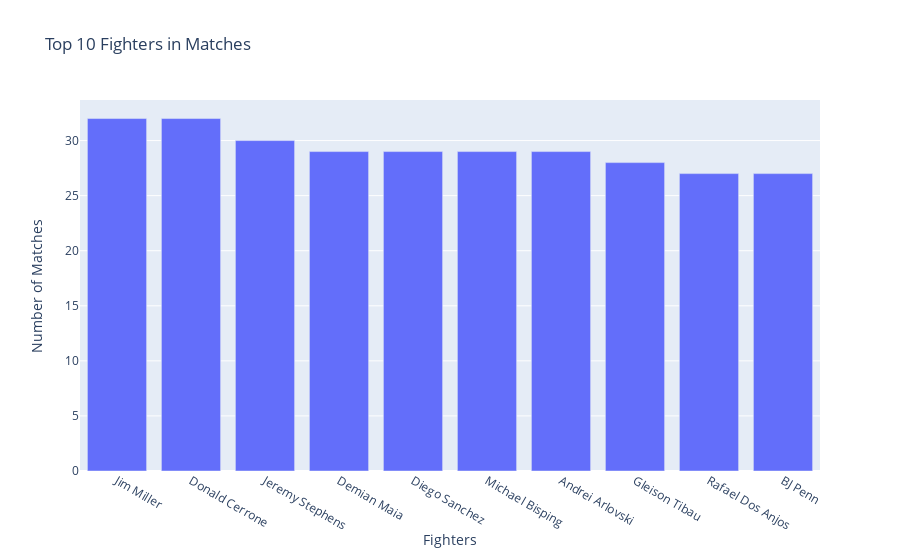

This figure's notebook cell:
### Markdown cell above
Let's check how many fighters are analyzed and the fighters with most participation on UFC matches.

### Code cell
fighters = pd.concat([data['R_fighter'], data['B_fighter']], ignore_index=True)
print(f'There are {len(fighters.unique())} fighters in the dataset.')

values = fighters.value_counts().sort_values(ascending=False).head(10)
labels = values.index
trace = go.Bar(x=labels, y=values)
layout = go.Layout(title='Top 10 Fighters in Matches',
                  xaxis = {'title' : 'Fighters'},
                  yaxis = {'title' : 'Number of Matches'})
fig = go.Figure(data=trace, layout=layout)
iplot(fig)

### Figure 1 — Plotly figure (JSON) as saved in the notebook; plotly's stock layout.template omitted (floating-point values rounded to 4 significant figures)
{"data": [{"type": "bar", "x": ["Jim Miller", "Donald Cerrone", "Jeremy Stephens", "Demian Maia", "Diego Sanchez", "Michael Bisping", "Andrei Arlovski", "Gleison Tibau", "Rafael Dos Anjos", "BJ Penn"], "y": [32, 32, 30, 29, 29, 29, 29, 28, 27, 27]}], "layout": {"title": {"text": "Top 10 Fighters in Matches"}, "xaxis": {"title": {"text": "Fighters"}}, "yaxis": {"title": {"text": "Number of Matches"}}}}
